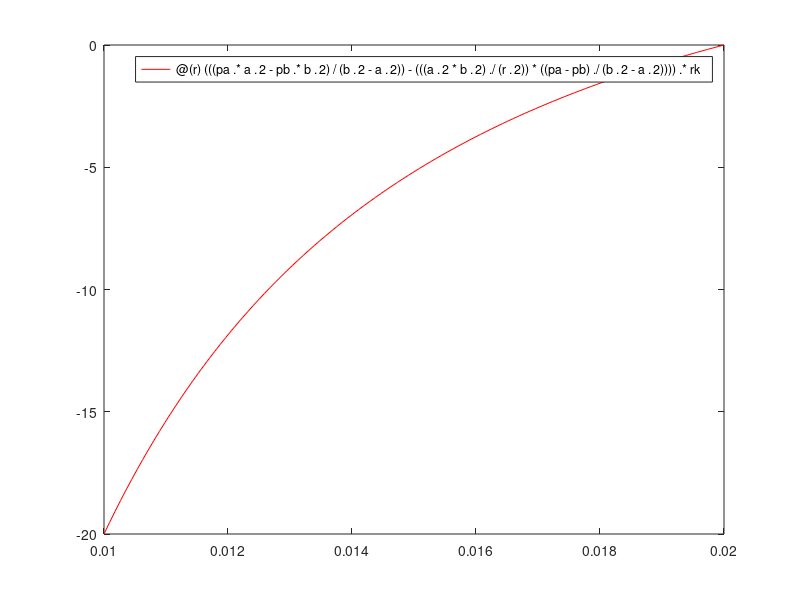

The MATLAB script that drew this image: (Note: this script raises an error after producing the figure.)
clc
format shortG
format loose
y=importdata("results/y.dat");
Sigma=importdata("results/Sigma.dat");
Imp_Data=importdata("files/mainData.dat");
Add_Data=importdata("files/addData.dat");
N=Add_Data(1);
a=Imp_Data(1,1);
b=Imp_Data(1,2);
pa=Imp_Data(2,1);
pb=Imp_Data(2,2);
E=Imp_Data(3,1);
nyu=Imp_Data(3,2);
uk=Imp_Data(4,1);
rk=Imp_Data(4,2);

y_an=@(r)(((1-2*nyu)*(  1+nyu)/E)*((pa*a^2-pb*b^2)/(b^2-a^2))*r+((1+nyu)/E)*((a^2+b^2)/r)*...
    ((pa-pb)/(b^2-a^2)))*uk;
SigmaR_an=@(r)(((pa.*a.^2-pb.*b.^2)/(b.^2-a.^2))-(((a.^2*b.^2)./(r.^2))*((pa-pb)./(b.^2-a.^2)))).*rk;
SigmaT_an=@(r)(((pa.*a.^2-pb.*b.^2)/(b.^2-a.^2))+(((a.^2*b.^2)./(r.^2))*((pa-pb)./(b.^2-a.^2)))).*rk;
r=linspace(a,b,10);

SR1_1=fplot(SigmaR_an,[a b],"r-");
set( SR1_1, 'LineWidth', 2 );
hold on
SR1_2=plot(r,Sigma(1:N/10:end,1),"bo");
set( SR1_2, 'LineWidth', 2 );
axis auto
l1=legend("Analytical","Numerical","Location","southeast");
saveas(SR1_2,"SRW_Text/graphs/SigmaR.png");
hold off
SR2_1=fplot(SigmaT_an,[a b],"r-");
set( SR2_1, 'LineWidth', 2 );
hold on
SR2_2=plot(r,Sigma(1:N/10:end,2),"bo");
set( SR2_2, 'LineWidth', 2 );
axis auto
l2=legend("Analytical","Numerical","Location","northeast");
saveas(SR2_2,"SRW_Text/graphs/SigmaT.png");

